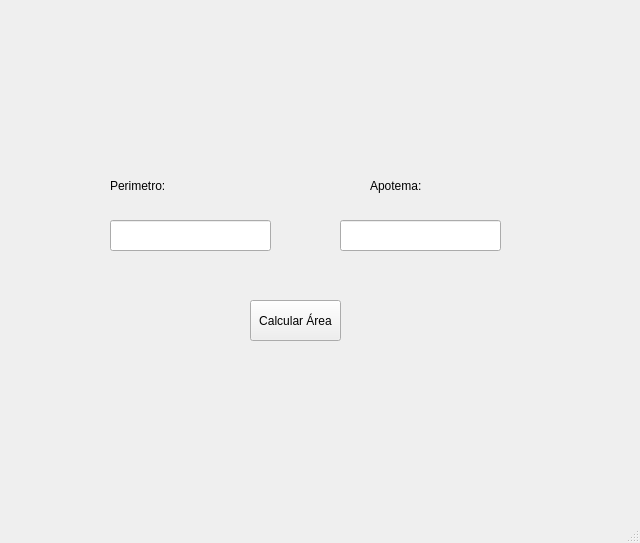
<?xml version="1.0" encoding="UTF-8"?>
<ui version="4.0">
 <class>MainWindow</class>
 <widget class="QMainWindow" name="MainWindow">
  <property name="geometry">
   <rect>
    <x>0</x>
    <y>0</y>
    <width>640</width>
    <height>543</height>
   </rect>
  </property>
  <property name="windowTitle">
   <string>MainWindow</string>
  </property>
  <widget class="QWidget" name="centralwidget">
   <widget class="QLabel" name="label">
    <property name="geometry">
     <rect>
      <x>480</x>
      <y>380</y>
      <width>161</width>
      <height>121</height>
     </rect>
    </property>
    <property name="text">
     <string/>
    </property>
    <property name="pixmap">
     <pixmap resource="../../Archivos/Recursos.qrc">:/Logos/logo equipo 3.jpg</pixmap>
    </property>
    <property name="scaledContents">
     <bool>true</bool>
    </property>
   </widget>
   <widget class="QLabel" name="label_2">
    <property name="geometry">
     <rect>
      <x>0</x>
      <y>0</y>
      <width>121</width>
      <height>101</height>
     </rect>
    </property>
    <property name="styleSheet">
     <string notr="true"/>
    </property>
    <property name="text">
     <string/>
    </property>
    <property name="pixmap">
     <pixmap resource="../../Archivos/Recursos.qrc">:/Logos/Logo UAT.png</pixmap>
    </property>
    <property name="scaledContents">
     <bool>true</bool>
    </property>
   </widget>
   <widget class="QLabel" name="label_3">
    <property name="geometry">
     <rect>
      <x>440</x>
      <y>0</y>
      <width>191</width>
      <height>101</height>
     </rect>
    </property>
    <property name="styleSheet">
     <string notr="true">background-image: url(:/Logos/993966.png);</string>
    </property>
    <property name="text">
     <string/>
    </property>
    <property name="pixmap">
     <pixmap resource="../../Archivos/Recursos.qrc">:/Logos/logo facultad de ingenieria uat.png</pixmap>
    </property>
    <property name="scaledContents">
     <bool>true</bool>
    </property>
   </widget>
   <widget class="QLabel" name="label_5">
    <property name="geometry">
     <rect>
      <x>110</x>
      <y>170</y>
      <width>61</width>
      <height>31</height>
     </rect>
    </property>
    <property name="text">
     <string>Perimetro:</string>
    </property>
   </widget>
   <widget class="QLineEdit" name="txt_perimetro">
    <property name="geometry">
     <rect>
      <x>110</x>
      <y>220</y>
      <width>161</width>
      <height>31</height>
     </rect>
    </property>
   </widget>
   <widget class="QPushButton" name="btn_calculararea">
    <property name="geometry">
     <rect>
      <x>250</x>
      <y>300</y>
      <width>91</width>
      <height>41</height>
     </rect>
    </property>
    <property name="text">
     <string>Calcular Área</string>
    </property>
   </widget>
   <widget class="QLineEdit" name="txt_apotema">
    <property name="geometry">
     <rect>
      <x>340</x>
      <y>220</y>
      <width>161</width>
      <height>31</height>
     </rect>
    </property>
   </widget>
   <widget class="QLabel" name="label_7">
    <property name="geometry">
     <rect>
      <x>370</x>
      <y>170</y>
      <width>61</width>
      <height>31</height>
     </rect>
    </property>
    <property name="text">
     <string>Apotema:</string>
    </property>
   </widget>
  </widget>
  <widget class="QMenuBar" name="menubar">
   <property name="geometry">
    <rect>
     <x>0</x>
     <y>0</y>
     <width>640</width>
     <height>21</height>
    </rect>
   </property>
  </widget>
  <widget class="QStatusBar" name="statusbar"/>
 </widget>
 <resources>
  <include location="../../Archivos/Recursos.qrc"/>
 </resources>
 <connections/>
</ui>
